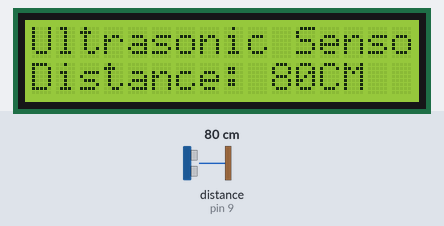
The sketch below on a simulated Arduino Uno, built with avr-gcc and run on an emulated ATmega328P. On the bench: 16×2 character LCD. Wiring (inferred from the names in the program): ultrasonic range finder: trigger pin 8; echo pin 9. The inputs (shaded band) are chosen by the test bench; at power-on: distance to the obstacle (sensor on pin 9) 80 cm. The echo pulse lasts 58.3 µs per cm; what the sketch prints to the serial monitor is not drawn.

Above: at 1.2 s.
1.3 s: distance to the obstacle (sensor on pin 9) set to 9 cm
At 1.8 s:
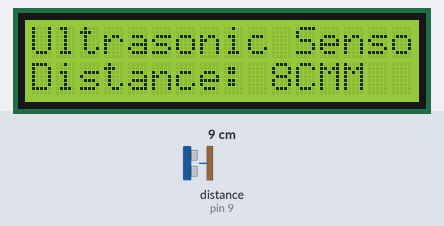
2.8 s: distance to the obstacle (sensor on pin 9) set to 18 cm
At 4.1 s:
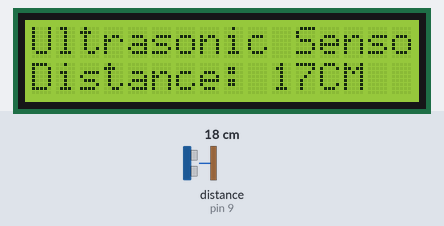
4.4 s: distance to the obstacle (sensor on pin 9) set to 2 cm
At 5.3 s:
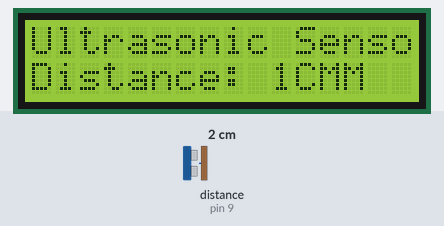
Timing chart, 0 to 7.4 s (numbered marks = the images above; inputs shaded):
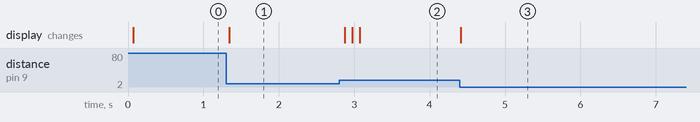

The sketch:

code_lcd_and_ulrisonic.ino
```cpp
#include <LiquidCrystal.h>
// initialize the library with the numbers of the interface pins
LiquidCrystal lcd(2, 3, 4, 5, 6, 7);
int trigPin = 8;
int echoPin = 9;

void setup()
{
  Serial.begin(9600);
  pinMode(trigPin, OUTPUT);
  pinMode(echoPin, INPUT);
  lcd.begin(16, 2);
  // Print a message to the LCD.
  lcd.print("Ultrasonic Sensor");
  lcd.setCursor(0,1);
  lcd.print("Distance:");
}

void loop()
{
    long duration, inches, cm;
    digitalWrite(trigPin, LOW);
    delayMicroseconds(2);
    digitalWrite(trigPin, HIGH);
    delayMicroseconds(10);
    digitalWrite(trigPin, LOW);
    duration = pulseIn(echoPin, HIGH);
    inches = microsecondsToInches(duration);
    cm = microsecondsToCentimeters(duration);
    lcd.setCursor(10,1);
    lcd.print(cm);
    lcd.print("CM");
    Serial.print(inches);
    Serial.print("in, ");
    Serial.print(cm);
    Serial.print("cm");
    Serial.println();
    delay(100);
}

long microsecondsToInches(long microseconds)
{
return microseconds / 74 / 2;
}

long microsecondsToCentimeters(long microseconds)
{
return microseconds / 29 / 2;
}
```

Measured:
- after the input at 1.3 s, the display: changes at once (image 1)
- after the input at 2.8 s, the display: changes after 0.07 s (image 2)
- after the input at 4.4 s, the display: changes at once (image 3)
